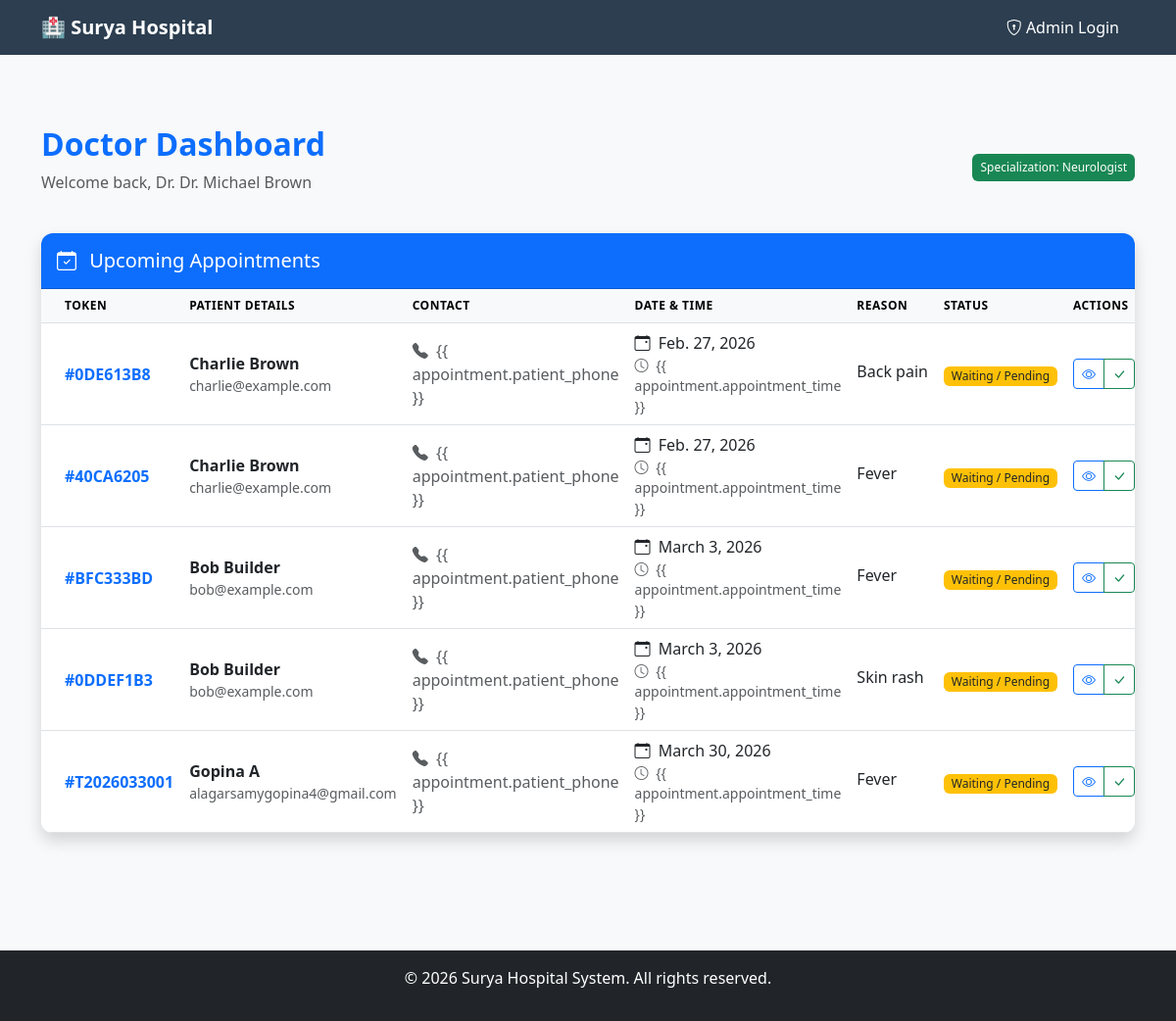
Screenshot of /appointments/doctor-dashboard/ (signed in) with the database file from the repository.
### appointments/models.py (models this page shows, shortened)
class Doctor(models.Model):
    name = models.CharField(max_length=100)
    username = models.CharField(max_length=100, unique=True, null=True, blank=True)
    email = models.EmailField(unique=True, null=True, blank=True)
    password = models.CharField(max_length=100, null=True, blank=True)
    specialization = models.CharField(max_length=100)
    department = models.ForeignKey(Department, on_delete=models.SET_NULL, null=True, blank=True, related_name='doctors')
    available_days = models.CharField(max_length=200, help_text="e.g., Monday, Tuesday, Wednesday")
    available_time_start = models.TimeField()
    available_time_end = models.TimeField()

class Appointment(models.Model):
    STATUS_CHOICES = [
        ('pending', 'Pending / Waiting'),
        ('completed', 'Completed'),
        ('cancelled', 'Cancelled'),
    ]
    patient_name = models.CharField(max_length=100)
    patient_email = models.EmailField()
    patient_phone = models.CharField(max_length=20)
    doctor = models.ForeignKey(Doctor, on_delete=models.SET_NULL, null=True, blank=True)
    appointment_date = models.DateField()
    appointment_time = models.TimeField()
    reason = models.TextField()
    status = models.CharField(max_length=20, choices=STATUS_CHOICES, default='pending')
    token_number = models.CharField(max_length=20, editable=False, null=True, blank=True)
    created_at = models.DateTimeField(auto_now_add=True)
    class Meta:
        ordering = ['-appointment_date']

### appointments/views.py (the view)
# urls.py: path('doctor-dashboard/', views.doctor_dashboard, name='doctor_dashboard'),
def doctor_dashboard(request):
    doctor_id = request.session.get('doctor_id')
    if not doctor_id:
        return redirect('doctor_login')
    try:
        doctor = Doctor.objects.get(id=doctor_id)
        doctor_appointments = Appointment.objects.filter(doctor=doctor).order_by('appointment_date', 'appointment_time')
    except Doctor.DoesNotExist:
        return redirect('doctor_login')
    context = {
        'doctor': doctor,
        'appointments': doctor_appointments
    }
    return render(request, 'appointments/doctor_dashboard.html', context)

### appointments/templates/appointments/doctor_dashboard.html (shortened to what this page needs)
{% extends 'home/base.html' %}
{% block content %}
<div class="container py-5">
    <div class="d-flex justify-content-between align-items-center mb-4">
        <div>
            <h2 class="fw-bold text-primary">Doctor Dashboard</h2>
            <p class="text-muted">Welcome back, Dr. {{ doctor.name }}</p>
        </div>
        <div class="text-end">
            <span class="badge bg-success p-2">Specialization: {{ doctor.specialization }}</span>
        </div>
    </div>
    <div class="card shadow border-0 overflow-hidden">
        <div class="card-header bg-primary text-white p-3">
            <h5 class="mb-0"><i class="bi bi-calendar-check me-2"></i> Upcoming Appointments</h5>
        </div>
        <div class="card-body p-0">
            <div class="table-responsive">
                <table class="table table-hover mb-0">
                    <thead class="table-light">
                        <tr>
                            <th class="ps-4">Token</th>
                            <th>Patient Details</th>
                            <th>Contact</th>
                            <th>Date & Time</th>
                            <th>Reason</th>
                            <th>Status</th>
                            <th class="pe-4">Actions</th>
                        </tr>
                    </thead>
                    <tbody>
                        {% for appointment in appointments %}
                        <tr>
                            <td class="ps-4 align-middle">
                                <span class="fw-bold text-primary">#{{ appointment.token_number }}</span>
                            </td>
                            <td class="align-middle">
                                <div class="fw-bold text-dark">{{ appointment.patient_name }}</div>
                                <div class="small text-muted">{{ appointment.patient_email }}</div>
                            </td>
                            <td class="align-middle">
                                <span class="text-muted"><i class="bi bi-telephone-fill me-1"></i> {{
                                    appointment.patient_phone }}</span>
                            </td>
                            <td class="align-middle">
                                <div><i class="bi bi-calendar-event me-1"></i> {{ appointment.appointment_date }}</div>
                                <div class="small text-muted"><i class="bi bi-clock me-1"></i> {{
                                    appointment.appointment_time }}</div>
                            </td>
                            <td class="align-middle">
                                <span class="text-truncate d-inline-block" style="max-width: 150px;"
                                    title="{{ appointment.reason }}">
                                    {{ appointment.reason }}
                                </span>
                            </td>
                            <td class="align-middle">
                                {% if appointment.status == 'pending' %}
                                <span class="badge bg-warning text-dark">Waiting / Pending</span>
                                {% elif appointment.status == 'completed' %}
                                <span class="badge bg-success">Completed</span>
                                {% elif appointment.status == 'cancelled' %}
                                <span class="badge bg-danger">Cancelled</span>
                                {% else %}
                                <span class="badge bg-secondary">{{ appointment.get_status_display }}</span>
                                {% endif %}
                            </td>
                            <td class="pe-4 align-middle">
                                <div class="btn-group btn-group-sm">
                                    <button class="btn btn-outline-primary" title="View Patient History">
                                        <i class="bi bi-eye"></i>
                                    </button>
                                    <button class="btn btn-outline-success" title="Mark as Completed">
                                        <i class="bi bi-check-lg"></i>
                                    </button>
                                </div>
                            </td>
                        </tr>
                        {% endfor %}
                    </tbody>
                </table>
            </div>
        </div>
    </div>
</div>
{% endblock %}

### home/templates/home/base.html (shortened to what this page needs)
<!DOCTYPE html>
<html lang="en">
<head>
    <link href="https://cdn.jsdelivr.net/npm/bootstrap@5.3.0/dist/css/bootstrap.min.css" rel="stylesheet">
    <link rel="stylesheet" href="https://cdn.jsdelivr.net/npm/bootstrap-icons@1.11.1/font/bootstrap-icons.css">
</head>
<body>
    <nav class="navbar navbar-expand-lg navbar-dark">
        <div class="container">
            <a class="navbar-brand fw-bold" href="{% url 'home' %}">🏥 Surya Hospital</a>
            <div class="collapse navbar-collapse" id="navbarNav">
                <ul class="navbar-nav ms-auto align-items-center">
                    {% if not user.is_authenticated %}
                    <li class="nav-item">
                        <a class="nav-link btn btn-outline-warning btn-sm text-white px-3" href="{% url 'admin_login' %}">
                            <i class="bi bi-shield-lock"></i> Admin Login
                        </a>
                    </li>
                    {% endif %}
                </ul>
            </div>
        </div>
    </nav>
    <main class="py-4" style="overflow-x:hidden;">
        {% block content %}{% endblock %}
    </main>
    <footer class="bg-dark text-white text-center py-3 mt-5">
        <p>&copy; 2026 Surya Hospital System. All rights reserved.</p>
    </footer>
</body>
</html>

### home/templates/home/base.html (style rules this page uses)
body { background-color: #f8f9fa; }
.navbar { background-color: #2c3e50; }
main { overflow-x: hidden; }

### appointments/templates/appointments/doctor_dashboard.html (style rules this page uses)
.card { border-radius: 12px; }
.table thead th { font-weight: 600; text-transform: uppercase; font-size: 0.75rem; letter-spacing: 0.5px; }
.badge { border-radius: 6px; font-weight: 500; }

### rows the page displays
Doctor: name "Dr. Michael Brown", specialization "Neurologist"
Appointment: token_number "0DE613B8", patient_name "Charlie Brown", patient_email "charlie@example.com", appointment_date "Feb. 27, 2026", reason "Back pain", status "Waiting / Pending"
Appointment: token_number "40CA6205", patient_name "Charlie Brown", patient_email "charlie@example.com", appointment_date "Feb. 27, 2026", reason "Fever", status "Waiting / Pending"
Appointment: token_number "BFC333BD", patient_name "Bob Builder", patient_email "bob@example.com", appointment_date "March 3, 2026", reason "Fever", status "Waiting / Pending"
Appointment: token_number "0DDEF1B3", patient_name "Bob Builder", patient_email "bob@example.com", appointment_date "March 3, 2026", reason "Skin rash", status "Waiting / Pending"
Appointment: token_number "T2026033001", patient_name "Gopina A", patient_email "alagarsamygopina4@gmail.com", appointment_date "March 30, 2026", reason "Fever", status "Waiting / Pending"
